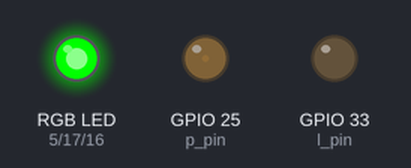
This sketch was run on a simulated ESP32. On the bench: an RGB LED mixed from three pins (HIGH = lit), output pins drawn as LEDs (lit = HIGH).

Above: at 0.05 s.
At 5.05 s:
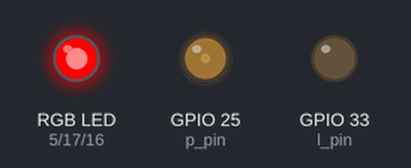
At 9.95 s:
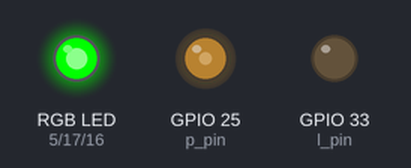
At 19.96 s:
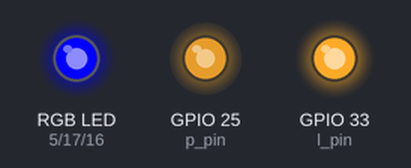
At 29.96 s:
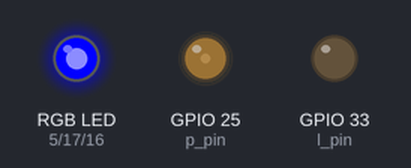
At 39.87 s:
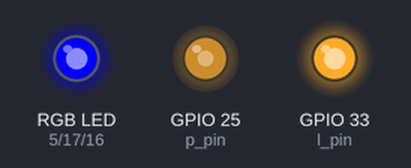
Timing chart, 0 to 40.0 s (numbered marks = the images above):
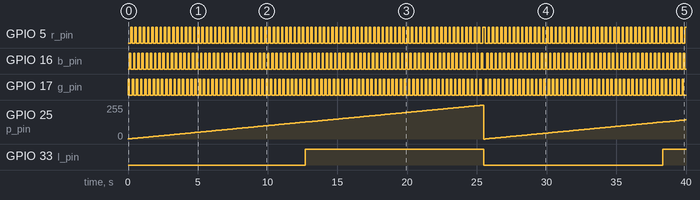

Measured:
- by itself, GPIO 5 (r_pin): goes 84 × (HIGH 0.10 s, LOW 0.20 s), HIGH 0.20 s, 47 × (LOW 0.20 s, HIGH 0.10 s), LOW 0.20 s, then HIGH
- by itself, GPIO 33 (l_pin): LOW → HIGH at 12.7 s, → LOW 12.8 s later, → HIGH 12.8 s later
- by itself, GPIO 25 (p_pin): 0/255 → 1/255 at 0.00 s, → 2/255 0.10 s later, → 3/255 0.10 s later, → 4/255 0.10 s later, … (398 changes in this stretch)
- by itself, GPIO 16 (b_pin), GPIO 17 (g_pin): goes 84 × (HIGH 0.10 s, LOW 0.20 s), HIGH 0.10 s, LOW 0.30 s, 47 × (HIGH 0.10 s, LOW 0.20 s), HIGH 0.10 s, then LOW

The sketch:

RGB.ino
```cpp
const uint8_t r_pin = 5;
const uint8_t g_pin = 17;
const uint8_t b_pin = 16;
const uint8_t l_pin = 33;
const uint8_t p_pin = 25;

int count;

void setup() {
  Serial.begin(115200);

  ledcAttachPin(r_pin, 1);
  ledcAttachPin(g_pin, 2);
  ledcAttachPin(b_pin, 3);
  pinMode(l_pin, OUTPUT);
  count = 0;
  digitalWrite(l_pin, LOW);
  //pinMode(p_pin, OUTPUT);
  //digitalWrite(p_pin, HIGH);
  ledcAttachPin(p_pin, 4);

  ledcSetup(1, 12000, 8);
  ledcSetup(2, 12000, 8);
  ledcSetup(3, 12000, 8);
  ledcSetup(4, 12000, 8);
}

void loop() {
  if (count == 127) {
    digitalWrite(l_pin, HIGH);
  } else if (count == 255) {
    digitalWrite(l_pin, LOW);
    count = -1;
  }
  count++;
  ledcWrite(4, count);
  if (count % 3 == 0) {
    RGB_Set(255, 0, 0);
  } else if (count % 3 == 1) {
    RGB_Set(0, 255, 0);
  } else {
    RGB_Set(0, 0, 255);
  }
}

void RGB_Set(const int r, const int g, const int b) {
  ledcWrite(1, r);
  ledcWrite(2, g);
  ledcWrite(3, b);
  delay(100);
}
```
